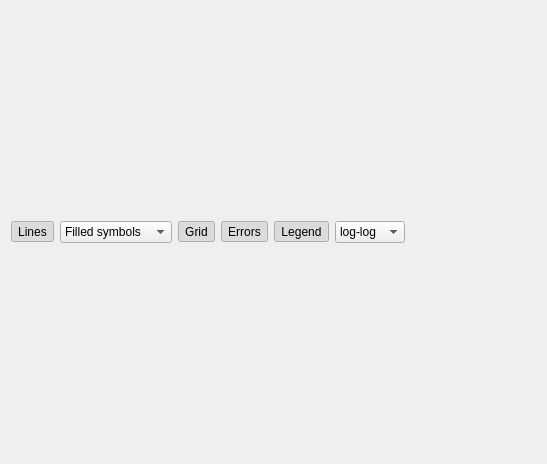
<?xml version="1.0" encoding="UTF-8"?>
<ui version="4.0">
 <class>Form</class>
 <widget class="QWidget" name="Form">
  <property name="geometry">
   <rect>
    <x>0</x>
    <y>0</y>
    <width>547</width>
    <height>464</height>
   </rect>
  </property>
  <property name="windowTitle">
   <string>Form</string>
  </property>
  <layout class="QVBoxLayout" name="verticalLayout">
   <item>
    <layout class="QHBoxLayout" name="horizontalLayout">
     <item>
      <widget class="QToolButton" name="showLinesToolButton">
       <property name="text">
        <string>Lines</string>
       </property>
       <property name="checkable">
        <bool>true</bool>
       </property>
       <property name="checked">
        <bool>true</bool>
       </property>
      </widget>
     </item>
     <item>
      <widget class="QComboBox" name="symbolsTypeComboBox">
       <property name="currentIndex">
        <number>1</number>
       </property>
       <item>
        <property name="text">
         <string>No symbols</string>
        </property>
       </item>
       <item>
        <property name="text">
         <string>Filled symbols</string>
        </property>
       </item>
       <item>
        <property name="text">
         <string>Empty symbols</string>
        </property>
       </item>
      </widget>
     </item>
     <item>
      <widget class="QToolButton" name="showGridToolButton">
       <property name="text">
        <string>Grid</string>
       </property>
       <property name="checkable">
        <bool>true</bool>
       </property>
       <property name="checked">
        <bool>true</bool>
       </property>
      </widget>
     </item>
     <item>
      <widget class="QToolButton" name="showErrorBarsToolButton">
       <property name="text">
        <string>Errors</string>
       </property>
       <property name="checkable">
        <bool>true</bool>
       </property>
       <property name="checked">
        <bool>true</bool>
       </property>
      </widget>
     </item>
     <item>
      <widget class="QToolButton" name="showLegendToolButton">
       <property name="text">
        <string>Legend</string>
       </property>
       <property name="checkable">
        <bool>true</bool>
       </property>
       <property name="checked">
        <bool>true</bool>
       </property>
      </widget>
     </item>
     <item>
      <widget class="QComboBox" name="plotTypeComboBox">
       <item>
        <property name="text">
         <string>log-log</string>
        </property>
       </item>
       <item>
        <property name="text">
         <string>lin-log</string>
        </property>
       </item>
       <item>
        <property name="text">
         <string>log-lin</string>
        </property>
       </item>
       <item>
        <property name="text">
         <string>lin-lin</string>
        </property>
       </item>
       <item>
        <property name="text">
         <string>Guinier</string>
        </property>
       </item>
       <item>
        <property name="text">
         <string>Kratky</string>
        </property>
       </item>
       <item>
        <property name="text">
         <string>Porod</string>
        </property>
       </item>
      </widget>
     </item>
     <item>
      <spacer name="horizontalSpacer">
       <property name="orientation">
        <enum>Qt::Horizontal</enum>
       </property>
       <property name="sizeHint" stdset="0">
        <size>
         <width>40</width>
         <height>20</height>
        </size>
       </property>
      </spacer>
     </item>
    </layout>
   </item>
   <item>
    <layout class="QVBoxLayout" name="figureVerticalLayout"/>
   </item>
  </layout>
 </widget>
 <tabstops>
  <tabstop>showLinesToolButton</tabstop>
  <tabstop>symbolsTypeComboBox</tabstop>
  <tabstop>showGridToolButton</tabstop>
  <tabstop>showErrorBarsToolButton</tabstop>
  <tabstop>showLegendToolButton</tabstop>
  <tabstop>plotTypeComboBox</tabstop>
 </tabstops>
 <resources/>
 <connections/>
</ui>
